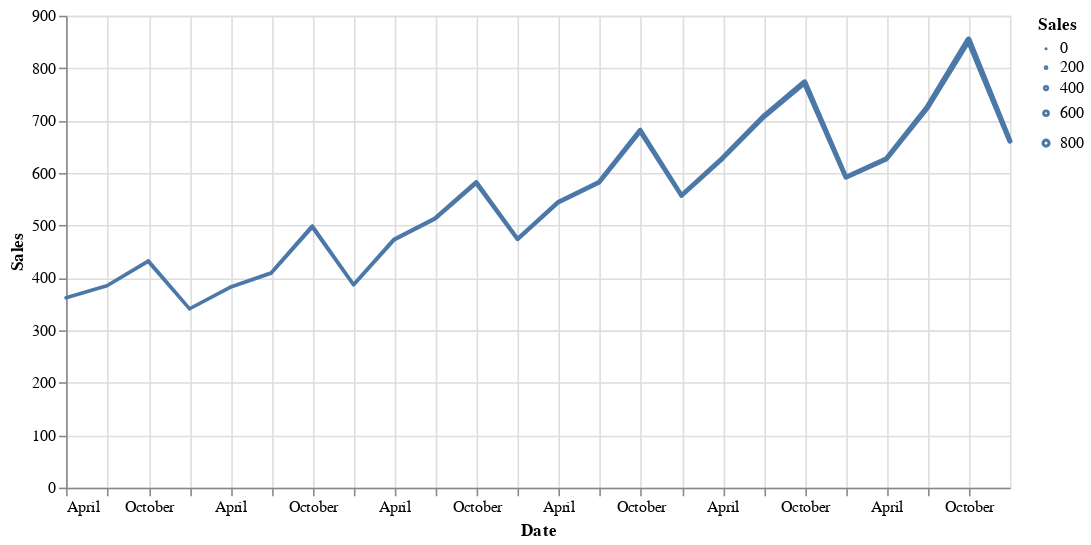

This figure's notebook cell:
### Code cell


### Figure 1 — Vega-Lite specification as saved in the notebook (floating-point values rounded to 4 significant figures)
{"config": {"view": {"continuousWidth": 400, "continuousHeight": 300}}, "data": {"name": "data-7b4560559a03d08c46b620ae6f58ab1f"}, "mark": {"type": "trail", "point": true}, "encoding": {"size": {"type": "quantitative", "field": "Sales"}, "tooltip": [{"type": "temporal", "field": "Date"}, {"type": "quantitative", "field": "Sales"}], "x": {"type": "temporal", "field": "Date"}, "y": {"type": "quantitative", "field": "Sales"}}, "height": 300, "width": 600, "$schema": "https://vega.github.io/schema/vega-lite/v4.0.2.json", "datasets": {"data-7b4560559a03d08c46b620ae6f58ab1f": [{"Date": "2012-03-31T00:00:00", "Sales": 362.0}, {"Date": "2012-06-30T00:00:00", "Sales": 385.0}, {"Date": "2012-09-30T00:00:00", "Sales": 432.0}, {"Date": "2012-12-31T00:00:00", "Sales": 341.0}, {"Date": "2013-03-31T00:00:00", "Sales": 382.0}, {"Date": "2013-06-30T00:00:00", "Sales": 409.0}, {"Date": "2013-09-30T00:00:00", "Sales": 498.0}, {"Date": "2013-12-31T00:00:00", "Sales": 387.0}, {"Date": "2014-03-31T00:00:00", "Sales": 473.0}, {"Date": "2014-06-30T00:00:00", "Sales": 513.0}, {"Date": "2014-09-30T00:00:00", "Sales": 582.0}, {"Date": "2014-12-31T00:00:00", "Sales": 474.0}, {"Date": "2015-03-31T00:00:00", "Sales": 544.0}, {"Date": "2015-06-30T00:00:00", "Sales": 582.0}, {"Date": "2015-09-30T00:00:00", "Sales": 681.0}, {"Date": "2015-12-31T00:00:00", "Sales": 557.0}, {"Date": "2016-03-31T00:00:00", "Sales": 628.0}, {"Date": "2016-06-30T00:00:00", "Sales": 707.0}, {"Date": "2016-09-30T00:00:00", "Sales": 773.0}, {"Date": "2016-12-31T00:00:00", "Sales": 592.0}, {"Date": "2017-03-31T00:00:00", "Sales": 627.0}, {"Date": "2017-06-30T00:00:00", "Sales": 725.0}, {"Date": "2017-09-30T00:00:00", "Sales": 854.0}, {"Date": "2017-12-31T00:00:00", "Sales": 661.0}]}}
